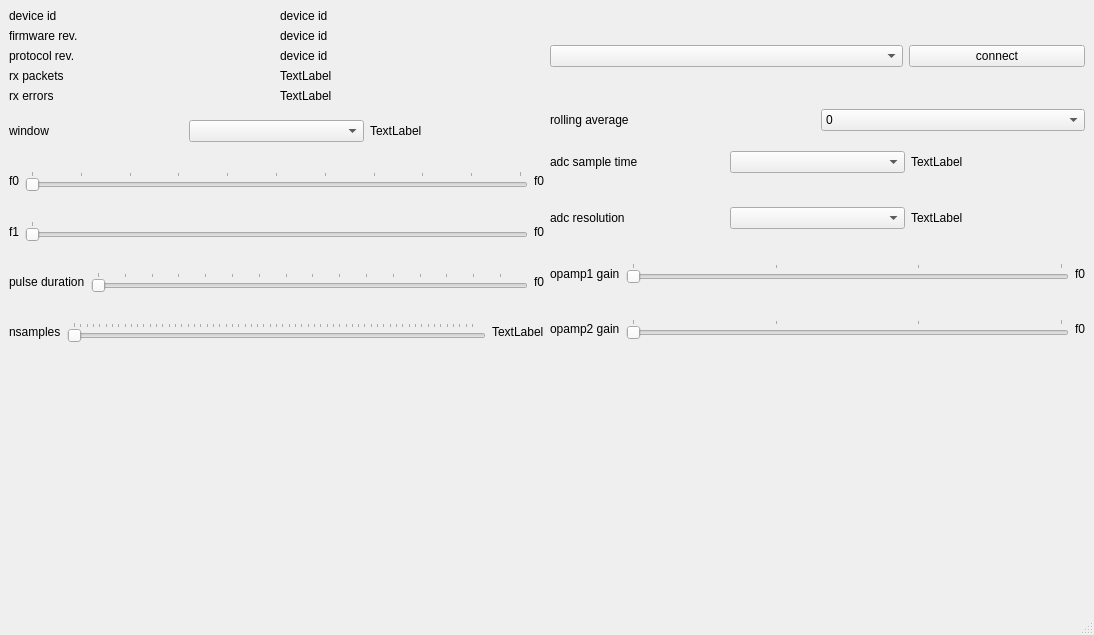
<?xml version="1.0" encoding="UTF-8"?>
<ui version="4.0">
 <class>MainWindow</class>
 <widget class="QMainWindow" name="MainWindow">
  <property name="geometry">
   <rect>
    <x>0</x>
    <y>0</y>
    <width>1094</width>
    <height>635</height>
   </rect>
  </property>
  <property name="windowTitle">
   <string>MainWindow</string>
  </property>
  <widget class="QWidget" name="centralwidget">
   <layout class="QGridLayout" name="gridLayout_4">
    <item row="0" column="0">
     <layout class="QGridLayout" name="gridLayout_3">
      <item row="0" column="0">
       <layout class="QHBoxLayout" name="horizontalLayout">
        <item>
         <layout class="QGridLayout" name="gridLayout">
          <property name="sizeConstraint">
           <enum>QLayout::SetMinimumSize</enum>
          </property>
          <item row="2" column="0">
           <widget class="QLabel" name="label_5">
            <property name="sizePolicy">
             <sizepolicy hsizetype="Minimum" vsizetype="Preferred">
              <horstretch>0</horstretch>
              <verstretch>0</verstretch>
             </sizepolicy>
            </property>
            <property name="text">
             <string>protocol rev.</string>
            </property>
           </widget>
          </item>
          <item row="2" column="1">
           <widget class="QLabel" name="label_8">
            <property name="sizePolicy">
             <sizepolicy hsizetype="Minimum" vsizetype="Preferred">
              <horstretch>0</horstretch>
              <verstretch>0</verstretch>
             </sizepolicy>
            </property>
            <property name="text">
             <string>device id</string>
            </property>
           </widget>
          </item>
          <item row="1" column="0">
           <widget class="QLabel" name="label_4">
            <property name="sizePolicy">
             <sizepolicy hsizetype="Minimum" vsizetype="Preferred">
              <horstretch>0</horstretch>
              <verstretch>0</verstretch>
             </sizepolicy>
            </property>
            <property name="text">
             <string>firmware rev.</string>
            </property>
           </widget>
          </item>
          <item row="3" column="0">
           <widget class="QLabel" name="label_9">
            <property name="text">
             <string>rx packets</string>
            </property>
           </widget>
          </item>
          <item row="0" column="1">
           <widget class="QLabel" name="label_6">
            <property name="sizePolicy">
             <sizepolicy hsizetype="Minimum" vsizetype="Preferred">
              <horstretch>0</horstretch>
              <verstretch>0</verstretch>
             </sizepolicy>
            </property>
            <property name="text">
             <string>device id</string>
            </property>
           </widget>
          </item>
          <item row="0" column="0">
           <widget class="QLabel" name="label">
            <property name="sizePolicy">
             <sizepolicy hsizetype="Minimum" vsizetype="Preferred">
              <horstretch>0</horstretch>
              <verstretch>0</verstretch>
             </sizepolicy>
            </property>
            <property name="text">
             <string>device id</string>
            </property>
           </widget>
          </item>
          <item row="1" column="1">
           <widget class="QLabel" name="label_7">
            <property name="sizePolicy">
             <sizepolicy hsizetype="Minimum" vsizetype="Preferred">
              <horstretch>0</horstretch>
              <verstretch>0</verstretch>
             </sizepolicy>
            </property>
            <property name="text">
             <string>device id</string>
            </property>
           </widget>
          </item>
          <item row="3" column="1">
           <widget class="QLabel" name="rxParsedLabel">
            <property name="text">
             <string>TextLabel</string>
            </property>
           </widget>
          </item>
          <item row="4" column="0">
           <widget class="QLabel" name="label_13">
            <property name="text">
             <string>rx errors</string>
            </property>
           </widget>
          </item>
          <item row="4" column="1">
           <widget class="QLabel" name="rxErrorsLabel">
            <property name="text">
             <string>TextLabel</string>
            </property>
           </widget>
          </item>
         </layout>
        </item>
        <item>
         <layout class="QGridLayout" name="gridLayout_2">
          <item row="0" column="2">
           <widget class="QPushButton" name="serialConnectButton">
            <property name="text">
             <string>connect</string>
            </property>
           </widget>
          </item>
          <item row="0" column="0" colspan="2">
           <widget class="QComboBox" name="serialComboBox"/>
          </item>
         </layout>
        </item>
       </layout>
      </item>
      <item row="2" column="0">
       <widget class="QCustomPlot" name="customPlot" native="true">
        <property name="sizePolicy">
         <sizepolicy hsizetype="Expanding" vsizetype="Preferred">
          <horstretch>0</horstretch>
          <verstretch>0</verstretch>
         </sizepolicy>
        </property>
       </widget>
      </item>
      <item row="1" column="0">
       <layout class="QHBoxLayout" name="horizontalLayout_10">
        <item>
         <layout class="QVBoxLayout" name="verticalLayout">
          <item>
           <layout class="QHBoxLayout" name="horizontalLayout_11">
            <item>
             <widget class="QLabel" name="label_11">
              <property name="text">
               <string>window</string>
              </property>
             </widget>
            </item>
            <item>
             <widget class="QComboBox" name="windowComboBox"/>
            </item>
            <item>
             <widget class="QLabel" name="windowLabel">
              <property name="text">
               <string>TextLabel</string>
              </property>
             </widget>
            </item>
           </layout>
          </item>
          <item>
           <layout class="QHBoxLayout" name="horizontalLayout_3">
            <item>
             <widget class="QLabel" name="label_3">
              <property name="text">
               <string>f0</string>
              </property>
             </widget>
            </item>
            <item>
             <widget class="QSlider" name="f0Slider">
              <property name="minimum">
               <number>90000</number>
              </property>
              <property name="maximum">
               <number>140000</number>
              </property>
              <property name="singleStep">
               <number>500</number>
              </property>
              <property name="pageStep">
               <number>500</number>
              </property>
              <property name="value">
               <number>90000</number>
              </property>
              <property name="tracking">
               <bool>false</bool>
              </property>
              <property name="orientation">
               <enum>Qt::Horizontal</enum>
              </property>
              <property name="tickPosition">
               <enum>QSlider::TicksAbove</enum>
              </property>
              <property name="tickInterval">
               <number>1000</number>
              </property>
             </widget>
            </item>
            <item>
             <widget class="QLabel" name="f0Label">
              <property name="text">
               <string>f0</string>
              </property>
             </widget>
            </item>
           </layout>
          </item>
          <item>
           <layout class="QHBoxLayout" name="horizontalLayout_4">
            <item>
             <widget class="QLabel" name="label_10">
              <property name="text">
               <string>f1</string>
              </property>
             </widget>
            </item>
            <item>
             <widget class="QSlider" name="f1Slider">
              <property name="minimum">
               <number>110000</number>
              </property>
              <property name="maximum">
               <number>160000</number>
              </property>
              <property name="singleStep">
               <number>500</number>
              </property>
              <property name="pageStep">
               <number>500</number>
              </property>
              <property name="tracking">
               <bool>false</bool>
              </property>
              <property name="orientation">
               <enum>Qt::Horizontal</enum>
              </property>
              <property name="tickPosition">
               <enum>QSlider::TicksAbove</enum>
              </property>
              <property name="tickInterval">
               <number>1000</number>
              </property>
             </widget>
            </item>
            <item>
             <widget class="QLabel" name="f1Label">
              <property name="text">
               <string>f0</string>
              </property>
             </widget>
            </item>
           </layout>
          </item>
          <item>
           <layout class="QHBoxLayout" name="horizontalLayout_5">
            <item>
             <widget class="QLabel" name="label_12">
              <property name="text">
               <string>pulse duration</string>
              </property>
             </widget>
            </item>
            <item>
             <widget class="QSlider" name="pulseDurationSlider">
              <property name="minimum">
               <number>50</number>
              </property>
              <property name="maximum">
               <number>1625</number>
              </property>
              <property name="singleStep">
               <number>50</number>
              </property>
              <property name="pageStep">
               <number>100</number>
              </property>
              <property name="tracking">
               <bool>false</bool>
              </property>
              <property name="orientation">
               <enum>Qt::Horizontal</enum>
              </property>
              <property name="tickPosition">
               <enum>QSlider::TicksAbove</enum>
              </property>
              <property name="tickInterval">
               <number>100</number>
              </property>
             </widget>
            </item>
            <item>
             <widget class="QLabel" name="pulseDurationLabel">
              <property name="text">
               <string>f0</string>
              </property>
             </widget>
            </item>
           </layout>
          </item>
          <item>
           <layout class="QHBoxLayout" name="horizontalLayout_2">
            <item>
             <widget class="QLabel" name="label_2">
              <property name="text">
               <string>nsamples</string>
              </property>
             </widget>
            </item>
            <item>
             <widget class="QSlider" name="nsamplesSlider">
              <property name="minimum">
               <number>1024</number>
              </property>
              <property name="maximum">
               <number>65000</number>
              </property>
              <property name="singleStep">
               <number>500</number>
              </property>
              <property name="pageStep">
               <number>1000</number>
              </property>
              <property name="tracking">
               <bool>false</bool>
              </property>
              <property name="orientation">
               <enum>Qt::Horizontal</enum>
              </property>
              <property name="tickPosition">
               <enum>QSlider::TicksAbove</enum>
              </property>
              <property name="tickInterval">
               <number>1000</number>
              </property>
             </widget>
            </item>
            <item>
             <widget class="QLabel" name="nsamplesLabel">
              <property name="text">
               <string>TextLabel</string>
              </property>
             </widget>
            </item>
           </layout>
          </item>
         </layout>
        </item>
        <item>
         <layout class="QVBoxLayout" name="verticalLayout_2">
          <item>
           <layout class="QHBoxLayout" name="horizontalLayout_13">
            <item>
             <widget class="QLabel" name="label_23">
              <property name="text">
               <string>rolling average</string>
              </property>
             </widget>
            </item>
            <item>
             <widget class="QComboBox" name="rollingAverageComboBox">
              <item>
               <property name="text">
                <string>0</string>
               </property>
              </item>
              <item>
               <property name="text">
                <string>2</string>
               </property>
              </item>
              <item>
               <property name="text">
                <string>3</string>
               </property>
              </item>
              <item>
               <property name="text">
                <string>4</string>
               </property>
              </item>
              <item>
               <property name="text">
                <string>5</string>
               </property>
              </item>
              <item>
               <property name="text">
                <string>6</string>
               </property>
              </item>
              <item>
               <property name="text">
                <string>7</string>
               </property>
              </item>
              <item>
               <property name="text">
                <string>8</string>
               </property>
              </item>
              <item>
               <property name="text">
                <string>9</string>
               </property>
              </item>
              <item>
               <property name="text">
                <string>10</string>
               </property>
              </item>
             </widget>
            </item>
           </layout>
          </item>
          <item>
           <layout class="QHBoxLayout" name="horizontalLayout_12">
            <item>
             <widget class="QLabel" name="label_19">
              <property name="text">
               <string>adc sample time</string>
              </property>
             </widget>
            </item>
            <item>
             <widget class="QComboBox" name="adcSampleTimeComboBox"/>
            </item>
            <item>
             <widget class="QLabel" name="adcSampleTimeLabel">
              <property name="text">
               <string>TextLabel</string>
              </property>
             </widget>
            </item>
           </layout>
          </item>
          <item>
           <layout class="QHBoxLayout" name="horizontalLayout_14">
            <item>
             <widget class="QLabel" name="label_21">
              <property name="text">
               <string>adc resolution</string>
              </property>
             </widget>
            </item>
            <item>
             <widget class="QComboBox" name="adcResolutionComboBox"/>
            </item>
            <item>
             <widget class="QLabel" name="adcResolutionLabel">
              <property name="text">
               <string>TextLabel</string>
              </property>
             </widget>
            </item>
           </layout>
          </item>
          <item>
           <layout class="QHBoxLayout" name="horizontalLayout_8">
            <item>
             <widget class="QLabel" name="label_18">
              <property name="text">
               <string>opamp1 gain</string>
              </property>
             </widget>
            </item>
            <item>
             <widget class="QSlider" name="opamp1GainSlider">
              <property name="maximum">
               <number>3</number>
              </property>
              <property name="pageStep">
               <number>1</number>
              </property>
              <property name="tracking">
               <bool>false</bool>
              </property>
              <property name="orientation">
               <enum>Qt::Horizontal</enum>
              </property>
              <property name="tickPosition">
               <enum>QSlider::TicksAbove</enum>
              </property>
              <property name="tickInterval">
               <number>1</number>
              </property>
             </widget>
            </item>
            <item>
             <widget class="QLabel" name="opamp1GainLabel">
              <property name="text">
               <string>f0</string>
              </property>
             </widget>
            </item>
           </layout>
          </item>
          <item>
           <layout class="QHBoxLayout" name="horizontalLayout_9">
            <item>
             <widget class="QLabel" name="label_20">
              <property name="text">
               <string>opamp2 gain</string>
              </property>
             </widget>
            </item>
            <item>
             <widget class="QSlider" name="opamp2GainSlider">
              <property name="maximum">
               <number>3</number>
              </property>
              <property name="pageStep">
               <number>1</number>
              </property>
              <property name="tracking">
               <bool>false</bool>
              </property>
              <property name="orientation">
               <enum>Qt::Horizontal</enum>
              </property>
              <property name="tickPosition">
               <enum>QSlider::TicksAbove</enum>
              </property>
              <property name="tickInterval">
               <number>1</number>
              </property>
             </widget>
            </item>
            <item>
             <widget class="QLabel" name="opamp2GainLabel">
              <property name="text">
               <string>f0</string>
              </property>
             </widget>
            </item>
           </layout>
          </item>
         </layout>
        </item>
       </layout>
      </item>
     </layout>
    </item>
   </layout>
  </widget>
  <widget class="QMenuBar" name="menubar">
   <property name="geometry">
    <rect>
     <x>0</x>
     <y>0</y>
     <width>1094</width>
     <height>23</height>
    </rect>
   </property>
  </widget>
  <widget class="QStatusBar" name="statusbar"/>
 </widget>
 <customwidgets>
  <customwidget>
   <class>QCustomPlot</class>
   <extends>QWidget</extends>
   <header>../../qcustomplot.h</header>
   <container>1</container>
  </customwidget>
 </customwidgets>
 <resources/>
 <connections/>
</ui>
